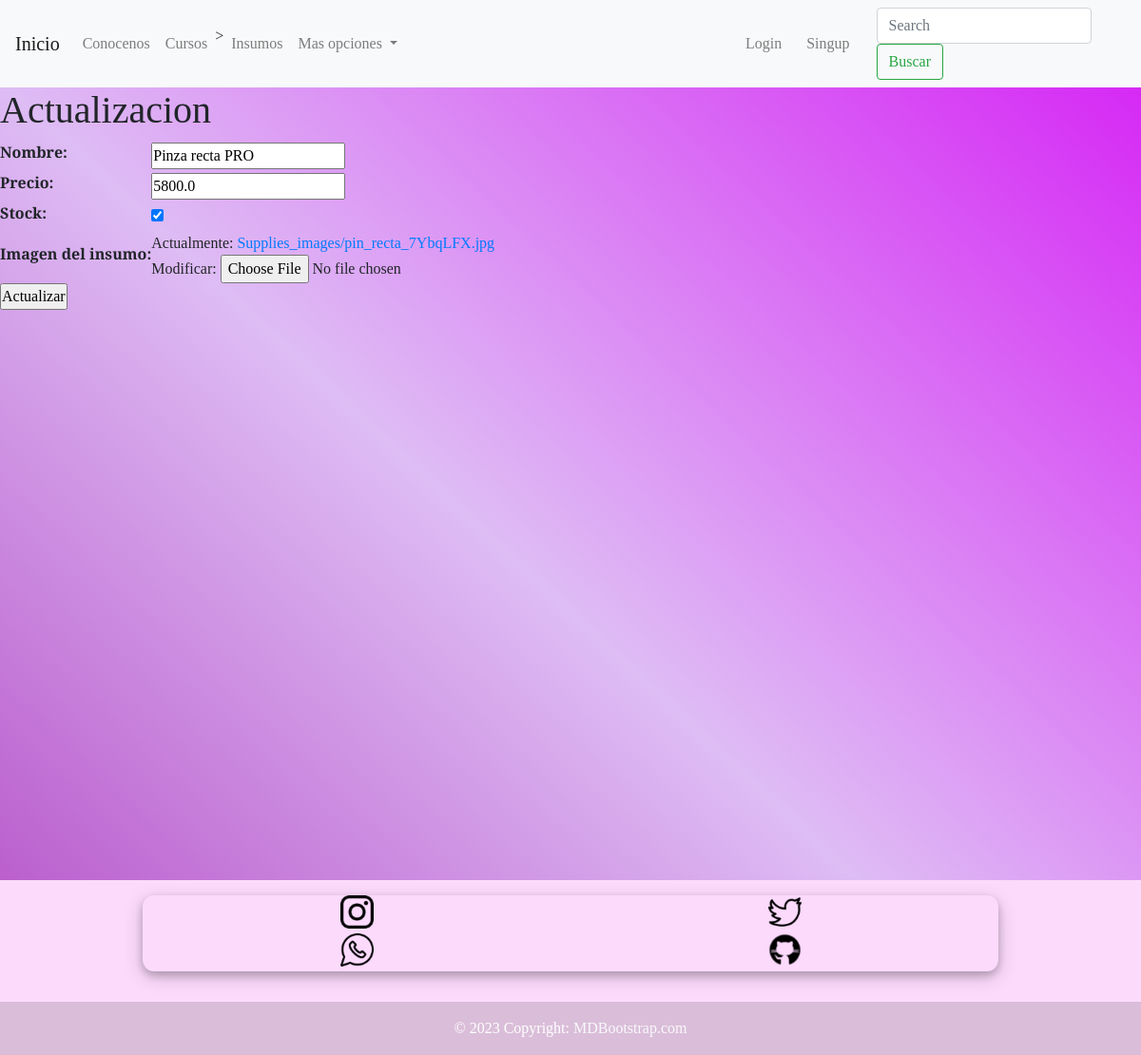
Screenshot of /supplies/update-supplies/1/ with the database file from the repository.
### supplies/models.py (models this page shows, shortened)
class Supplies(models.Model):
    name = models.CharField(max_length=100)
    price = models.FloatField()
    stock = models.BooleanField(default=True)
    supplie_image = models.ImageField(upload_to='Supplies_images',blank=True, null=True)

### supplies/views.py (the view, shortened to what this page needs)
# urls.py: path('update-supplies/<int:pk>/', supplie_update),
def supplie_update(request, pk):
    supplie = Supplies.objects.get(id=pk)
    if request.method == 'GET':
        context = {
            'form': SupplieForm(
                initial={
                    'name':supplie.name,
                    'price':supplie.price,
                    'stock':supplie.stock,
                    'supplie_image':supplie.supplie_image
                }
            )
        }
        return render(request, 'supplies/update_supplie.html', context=context)

### supplies/forms.py
class SupplieForm(forms.Form):
    name = forms.CharField(label='Nombre',max_length=100,required=True)
    price = forms.FloatField(label='Precio',required=True)
    stock = forms.BooleanField(label='Stock',required=False)
    supplie_image= forms.ImageField(label='Imagen del insumo',required=True)

### templates/supplies/update_supplie.html (shortened to what this page needs)
{% extends 'base.html' %}
{% block content %}
    <h1> Actualizacion</h1>
    {% if form %}
        <form action="" method="POST"  enctype="multipart/form-data">
            <table>
                {{form.as_table}}
            </table>
            <input type="submit" value="Actualizar">
        </form>
    {% endif %}
{% endblock %}

### templates/base.html (style rules this page uses)
* { box-sizing: border-box; padding: 0; margin: 0; }
body { font-family: 'Playfair Display', serif; display: grid; background-color: #491bd4; background-image: linear-gradient(43deg, #b34bc5 0%, #debcf4 46%, #d51df5 100%); align-content: center; min-height: 100vh; }
body { background-color: rgb(90, 33, 98); }

### rows the page displays
Supplies: name "Pinza recta PRO", price "5800.0", stock "☑"
